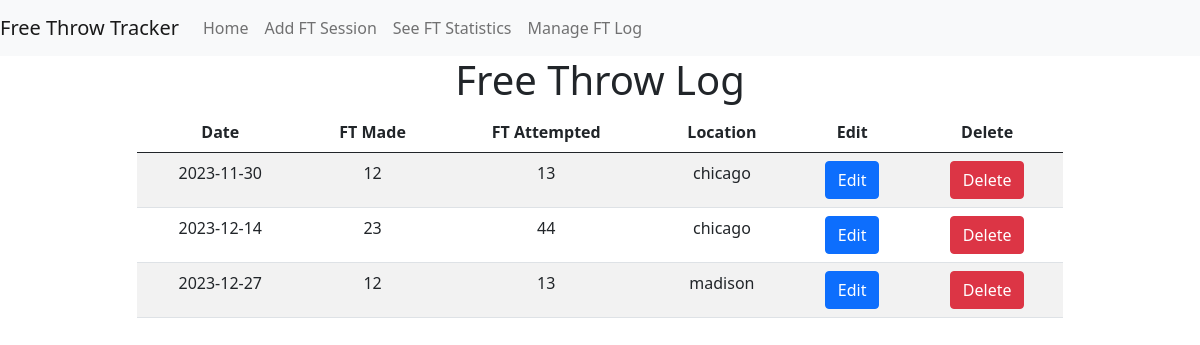
Page /log on the earlier database version.
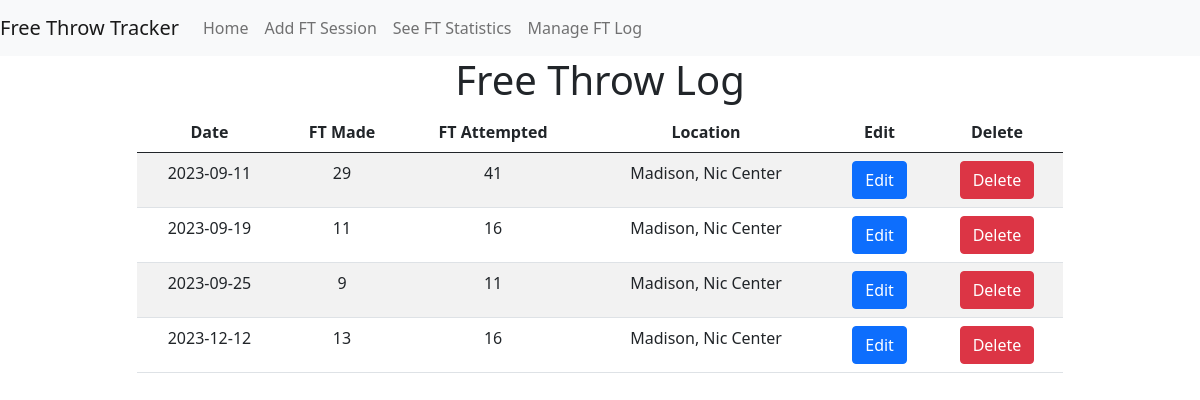
Same page on the later database version.
### tables this page shows
CREATE TABLE freethrowlog (
    id INTEGER PRIMARY KEY AUTOINCREMENT,
    sessionDate TEXT NOT NULL,
    ftMade INTEGER NOT NULL,
    ftAttempted INTEGER NOT NULL,
    locationName TEXT NOT NULL
    
);

### app.py (the view)
@app.route('/log')
def log():
    conn = get_db_connection()
    logs = conn.execute('SELECT * FROM freethrowlog ORDER BY sessionDate ASC').fetchall()
    conn.close()
    return render_template('log.html', logs=logs)

### app.py (called while the page is built)
def get_db_connection():
    conn = sqlite3.connect('database.db')
    conn.row_factory = sqlite3.Row
    return conn

### templates/log.html
{% extends 'base.html' %}
{% block content %}
    <div class="container">
        <div class="row">
            <div class="col-md-10 mx-auto text-center">
                <h1>{% block title %} Free Throw Log {% endblock %}</h1>
                <table class="table table-striped">
                    <thead class="thead-dark">
                        <tr>
                            <th scope="col">Date</th>
                            <th scope="col">FT Made</th>
                            <th scope="col">FT Attempted</th>
                            <th scope="col">Location</th>
                            <th scope="col">Edit</th>
                            <th scope="col">Delete</th>
                        </tr>
                    </thead>
                    {% for log in logs %}
                    <tr>
                        <td>{{ log['sessionDate'] }}</td>
                        <td>{{ log['ftMade'] }}</td>
                        <td>{{ log['ftAttempted'] }}</td>
                        <td>{{ log['locationName'] }}</td>
                        <td><a href='{{url_for("edit",id=log.id)}}' class="btn btn-primary" role="button">Edit</a></td>
                        <td><a href='{{url_for("delete",id=log.id)}}' class="btn btn-danger" role="button">Delete</a></td>
                    </tr>
                    {% endfor %}
                </table>
            </div>
        </div>
    </div>
{% endblock %}

### templates/base.html (shortened to what this page needs)
<!DOCTYPE html>
<html lang="en">
<head>
    <link href="https://cdn.jsdelivr.net/npm/bootstrap@5.0.2/dist/css/bootstrap.min.css" rel="stylesheet">
</head>
<body>
    <nav class="navbar navbar-expand-lg navbar-light bg-light">
        <a class="navbar-brand">Free Throw Tracker</a>
        <div class="collapse navbar-collapse" id="navbarNav">
        <ul class="navbar-nav">
            <li class="nav-item active">
            <a class="nav-link" href="{{ url_for('index') }}">Home</a>
            </li>
            <li class="nav-item">
            <a class="nav-link" href="{{ url_for('add') }}">Add FT Session</a>
            </li>
            <li class="nav-item">
            <a class="nav-link" href="{{ url_for('statistics') }}">See FT Statistics</a>
            </li>
            <li class="nav-item">
                <a class="nav-link" href="{{ url_for('log') }}">Manage FT Log</a>
            </li>
        </ul>
        </div>
    </nav>
    <div class="content">
        {% block content %} {% endblock %}
    </div>
</body>
</html>

Differences in the rows shown:
removed freethrowlog: sessionDate "2023-11-30", ftMade "12", ftAttempted "13", locationName "chicago"
removed freethrowlog: sessionDate "2023-12-14", ftMade "23", ftAttempted "44", locationName "chicago"
removed freethrowlog: sessionDate "2023-12-27", ftMade "12", ftAttempted "13", locationName "madison"
added freethrowlog: sessionDate "2023-09-11", ftMade "29", ftAttempted "41", locationName "Madison, Nic Center"
added freethrowlog: sessionDate "2023-09-19", ftMade "11", ftAttempted "16", locationName "Madison, Nic Center"
added freethrowlog: sessionDate "2023-09-25", ftMade "9", ftAttempted "11", locationName "Madison, Nic Center"
added freethrowlog: sessionDate "2023-12-12", ftMade "13", ftAttempted "16", locationName "Madison, Nic Center"
